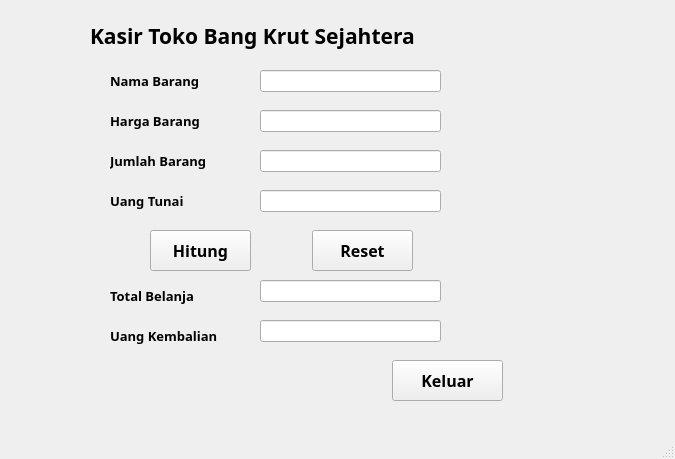
<?xml version="1.0" encoding="UTF-8"?>
<ui version="4.0">
 <class>MainWindow</class>
 <widget class="QMainWindow" name="MainWindow">
  <property name="geometry">
   <rect>
    <x>0</x>
    <y>0</y>
    <width>675</width>
    <height>459</height>
   </rect>
  </property>
  <property name="windowTitle">
   <string>MainWindow</string>
  </property>
  <widget class="QWidget" name="centralwidget">
   <widget class="QLabel" name="label">
    <property name="geometry">
     <rect>
      <x>90</x>
      <y>10</y>
      <width>401</width>
      <height>51</height>
     </rect>
    </property>
    <property name="font">
     <font>
      <family>Product Sans</family>
      <pointsize>16</pointsize>
      <weight>75</weight>
      <bold>true</bold>
     </font>
    </property>
    <property name="text">
     <string>Kasir Toko Bang Krut Sejahtera</string>
    </property>
   </widget>
   <widget class="QLabel" name="label_2">
    <property name="geometry">
     <rect>
      <x>110</x>
      <y>70</y>
      <width>111</width>
      <height>21</height>
     </rect>
    </property>
    <property name="font">
     <font>
      <family>Product Sans</family>
      <pointsize>10</pointsize>
      <weight>75</weight>
      <bold>true</bold>
     </font>
    </property>
    <property name="text">
     <string>Nama Barang</string>
    </property>
   </widget>
   <widget class="QLabel" name="label_3">
    <property name="geometry">
     <rect>
      <x>110</x>
      <y>110</y>
      <width>131</width>
      <height>21</height>
     </rect>
    </property>
    <property name="font">
     <font>
      <family>Product Sans</family>
      <pointsize>10</pointsize>
      <weight>75</weight>
      <bold>true</bold>
     </font>
    </property>
    <property name="text">
     <string>Harga Barang</string>
    </property>
   </widget>
   <widget class="QLabel" name="label_4">
    <property name="geometry">
     <rect>
      <x>110</x>
      <y>150</y>
      <width>121</width>
      <height>21</height>
     </rect>
    </property>
    <property name="font">
     <font>
      <family>Product Sans</family>
      <pointsize>10</pointsize>
      <weight>75</weight>
      <bold>true</bold>
     </font>
    </property>
    <property name="text">
     <string>Jumlah Barang</string>
    </property>
   </widget>
   <widget class="QLabel" name="label_5">
    <property name="geometry">
     <rect>
      <x>110</x>
      <y>190</y>
      <width>101</width>
      <height>21</height>
     </rect>
    </property>
    <property name="font">
     <font>
      <family>Product Sans</family>
      <pointsize>10</pointsize>
      <weight>75</weight>
      <bold>true</bold>
     </font>
    </property>
    <property name="text">
     <string>Uang Tunai</string>
    </property>
   </widget>
   <widget class="QLineEdit" name="namabarang">
    <property name="geometry">
     <rect>
      <x>260</x>
      <y>70</y>
      <width>181</width>
      <height>22</height>
     </rect>
    </property>
   </widget>
   <widget class="QLineEdit" name="hargabarang">
    <property name="geometry">
     <rect>
      <x>260</x>
      <y>110</y>
      <width>181</width>
      <height>22</height>
     </rect>
    </property>
    <property name="text">
     <string/>
    </property>
   </widget>
   <widget class="QLineEdit" name="jumlahbarang">
    <property name="geometry">
     <rect>
      <x>260</x>
      <y>150</y>
      <width>181</width>
      <height>22</height>
     </rect>
    </property>
    <property name="text">
     <string/>
    </property>
   </widget>
   <widget class="QLineEdit" name="uangtunai">
    <property name="geometry">
     <rect>
      <x>260</x>
      <y>190</y>
      <width>181</width>
      <height>22</height>
     </rect>
    </property>
    <property name="text">
     <string/>
    </property>
   </widget>
   <widget class="QPushButton" name="hitung">
    <property name="geometry">
     <rect>
      <x>150</x>
      <y>230</y>
      <width>101</width>
      <height>41</height>
     </rect>
    </property>
    <property name="font">
     <font>
      <family>Product Sans</family>
      <pointsize>12</pointsize>
      <weight>75</weight>
      <bold>true</bold>
     </font>
    </property>
    <property name="text">
     <string>Hitung</string>
    </property>
   </widget>
   <widget class="QPushButton" name="reset">
    <property name="geometry">
     <rect>
      <x>312</x>
      <y>230</y>
      <width>101</width>
      <height>41</height>
     </rect>
    </property>
    <property name="font">
     <font>
      <family>Product Sans</family>
      <pointsize>12</pointsize>
      <weight>75</weight>
      <bold>true</bold>
     </font>
    </property>
    <property name="text">
     <string>Reset</string>
    </property>
   </widget>
   <widget class="QLabel" name="label_6">
    <property name="geometry">
     <rect>
      <x>110</x>
      <y>280</y>
      <width>111</width>
      <height>31</height>
     </rect>
    </property>
    <property name="font">
     <font>
      <family>Product Sans</family>
      <pointsize>10</pointsize>
      <weight>75</weight>
      <bold>true</bold>
     </font>
    </property>
    <property name="text">
     <string>Total Belanja</string>
    </property>
   </widget>
   <widget class="QLabel" name="label_7">
    <property name="geometry">
     <rect>
      <x>110</x>
      <y>320</y>
      <width>131</width>
      <height>31</height>
     </rect>
    </property>
    <property name="font">
     <font>
      <family>Product Sans</family>
      <pointsize>10</pointsize>
      <weight>75</weight>
      <bold>true</bold>
     </font>
    </property>
    <property name="text">
     <string>Uang Kembalian</string>
    </property>
   </widget>
   <widget class="QLineEdit" name="total">
    <property name="geometry">
     <rect>
      <x>260</x>
      <y>280</y>
      <width>181</width>
      <height>22</height>
     </rect>
    </property>
   </widget>
   <widget class="QLineEdit" name="uang">
    <property name="geometry">
     <rect>
      <x>260</x>
      <y>320</y>
      <width>181</width>
      <height>22</height>
     </rect>
    </property>
   </widget>
   <widget class="QPushButton" name="keluar">
    <property name="geometry">
     <rect>
      <x>392</x>
      <y>360</y>
      <width>111</width>
      <height>41</height>
     </rect>
    </property>
    <property name="font">
     <font>
      <family>Product Sans</family>
      <pointsize>12</pointsize>
      <weight>75</weight>
      <bold>true</bold>
     </font>
    </property>
    <property name="text">
     <string>Keluar</string>
    </property>
   </widget>
  </widget>
  <widget class="QMenuBar" name="menubar">
   <property name="geometry">
    <rect>
     <x>0</x>
     <y>0</y>
     <width>675</width>
     <height>26</height>
    </rect>
   </property>
  </widget>
  <widget class="QStatusBar" name="statusbar"/>
 </widget>
 <resources/>
 <connections>
  <connection>
   <sender>keluar</sender>
   <signal>clicked()</signal>
   <receiver>MainWindow</receiver>
   <slot>close()</slot>
   <hints>
    <hint type="sourcelabel">
     <x>456</x>
     <y>399</y>
    </hint>
    <hint type="destinationlabel">
     <x>337</x>
     <y>229</y>
    </hint>
   </hints>
  </connection>
 </connections>
</ui>
